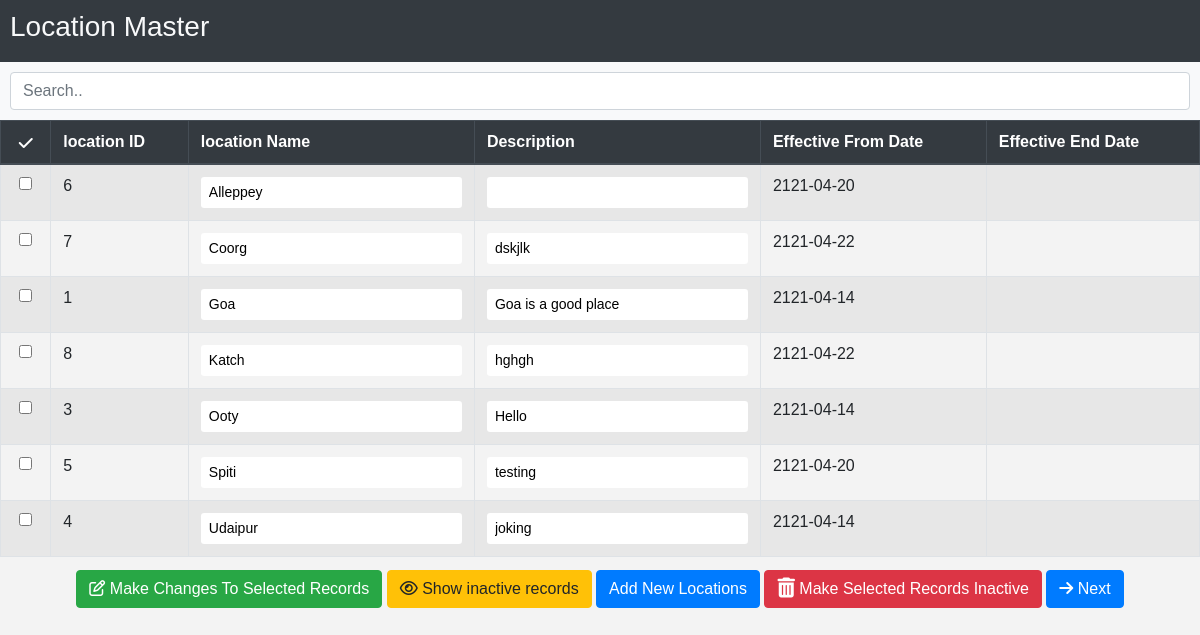
The app's page /admin/location_master.php (signed in) with its own data.
### tables this page shows
CREATE TABLE `location_master` (
  `location_id` int(11) NOT NULL,
  `location_name` varchar(50) DEFAULT NULL,
  `location_image_path` varchar(256) DEFAULT NULL,
  `country_id` int(11) DEFAULT NULL,
  `narration` varchar(256) DEFAULT NULL,
  `effective_from_dt` date DEFAULT NULL,
  `effective_end_dt` date DEFAULT NULL
);

### admin/location_master.php (the view, shortened to what this page needs)
<?php
require_once "util.php";
if(isset($_SESSION['inactive_records_selection'])){
  $stmt = $pdo->query("SELECT location_id,location_name,narration,effective_from_dt,effective_end_dt
                       FROM location_master
                       ORDER BY effective_end_dt DESC");
  $rows = $stmt->fetchAll(PDO::FETCH_ASSOC);
  unset($_SESSION['inactive_records_selection']);
}
else{
  $stmt = $pdo->query("SELECT location_id,location_name,narration,effective_from_dt,effective_end_dt
                       FROM location_master
                       WHERE effective_end_dt IS NULL
                       ORDER BY location_name ASC");
  $rows = $stmt->fetchAll(PDO::FETCH_ASSOC);
}
?>
<html>
<head>
</head>
<body class="fourth_color">
  <div class="bg-dark text-light" style="padding:10px">
  <h3>Location Master</h3>
</div>
<div class="bg-light" style="padding:10px;">
  <input class="form-control" id="myInput" type="text" placeholder="Search..">
</div>
<form name="location_master_view" method="post">
  <div id="screen_table">
  <table class="table table-bordered table-striped table-hover">
    <thead class="thead-dark">
    <tr>
      <th scope="col" class="text-center"><i class="fa fa-check" aria-hidden="true"></i></th>
      <th scope="col"><b>location ID</b></th>
      <th scope="col"><b>location Name</b></th>
      <th scope="col"><b>Description</b></th>
      <th scope="col"><b>Effective From Date</b></th>
      <th scope="col"><b>Effective End Date</b></th>
    </tr>
  </thead>
  <tbody id="myTable" class="fourth_color">
  <?php foreach ( $rows as $row ): ?>
    <?php
      if(isset($row['effective_end_dt'])){
        $active = "disabled";
      } else{
        $active = "";
      }
    ?>
      <tr>
        <th scope="row"><input type="checkbox" <?= $active ?> class="form-control-xs" name='delete[]' id="location_id<?= $row['location_id'] ?>" value='<?= $row['location_id'] ?>' ></td>
      <td>
        <?= htmlentities($row['location_id']) ?>
      </td>
        <td><input type="text" maxlength="50" <?= $active ?> required onchange="check('location_id<?= $row['location_id'] ?>')" class="form-control-sm" id="location_name<?= $row['location_id'] ?>" name="location_name<?= $row['location_id'] ?>" value="<?= htmlentities($row['location_name']) ?>"></input></td>
          <td><input type="text" maxlength="256" <?= $active ?> required onchange="check('location_id<?= $row['location_id'] ?>')" class="form-control-sm"  name="narration<?= $row['location_id'] ?>" value="<?= htmlentities($row['narration']) ?>"></input></td>
        <td><?= htmlentities($row['effective_from_dt']) ?></td>
        <td><?= htmlentities($row['effective_end_dt']) ?></td>
      </tr>
  <?php endforeach;  ?>
</tbody>
  </table>
</div>
<div id="button_field" class="text-center text-white a fourth_color clear">
  <button type="submit button" class="btn btn-success" name="edit"><i class="fa fa-pencil-square-o" aria-hidden="true"></i> Make Changes To Selected Records</button>
  <button id="inactive_records_selection" name="inactive_records_selection" type="submit" class="btn btn-warning"><i class="fa fa-eye" aria-hidden="true"></i> Show inactive records</button>
  <button type="button" class="btn btn-primary" data-toggle="modal" data-target="#exampleModal">
  Add New Locations
</button>
  <button type="submit button" class="btn btn-danger" name="set_inactive"><i class="fa fa-trash fa-lg" aria-hidden="true"></i> Make Selected Records Inactive</button>
  <button type="button" class="btn btn-primary"><a href="field_master.php" class="text-white"><i class="fa fa-arrow-right" aria-hidden="true"></i> Next</a></button>
</div>
</form>
</body>
</html>

### admin/sa_css.css (style rules this page uses)
* { box-sizing: border-box; }
.fourth_color { background-color: #f3f3f3; }
div { padding: 0%; }
#screen_table { height: 450px; max-height: 450px; overflow: scroll; }
button { margin-top:0px; }
input { width:100%; border:none; margin: 5px 0; }
#button_field { position: fixed; width: 100%; }
thead { position: sticky; top: 0; }

### style.css (style rules this page uses)
* { border: 0; margin: 0; padding: 0; box-sizing: border-box; font-family: 'Raleway', sans-serif; }
body { height: 100vh; overflow-y: hidden; }
a { text-decoration: none; color: white; }

### records on screen
location_master: location_id "6", location_name "Alleppey", effective_from_dt "2121-04-20"
location_master: location_id "7", location_name "Coorg", narration "dskjlk", effective_from_dt "2121-04-22"
location_master: location_id "1", location_name "Goa", narration "Goa is a good place", effective_from_dt "2121-04-14"
location_master: location_id "8", location_name "Katch", narration "hghgh", effective_from_dt "2121-04-22"
location_master: location_id "3", location_name "Ooty", narration "Hello", effective_from_dt "2121-04-14"
location_master: location_id "5", location_name "Spiti", narration "testing", effective_from_dt "2121-04-20"
location_master: location_id "4", location_name "Udaipur", narration "joking", effective_from_dt "2121-04-14"
